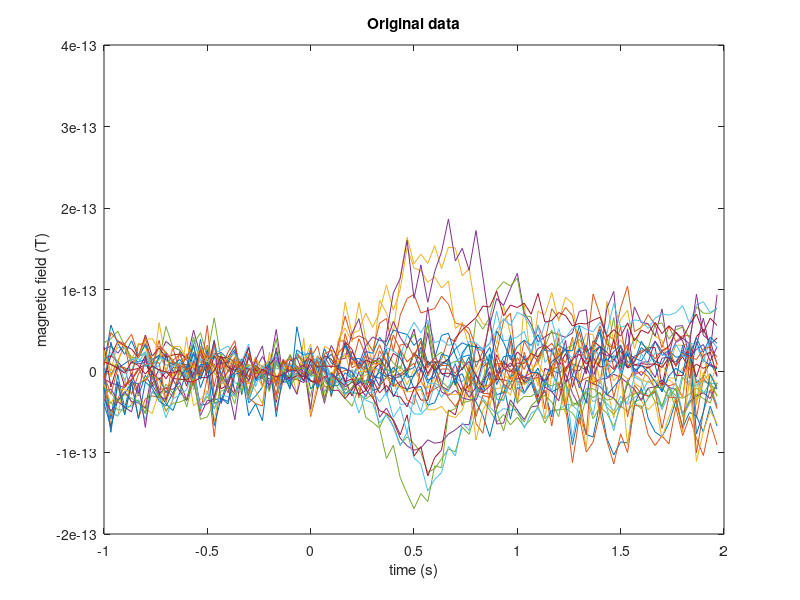
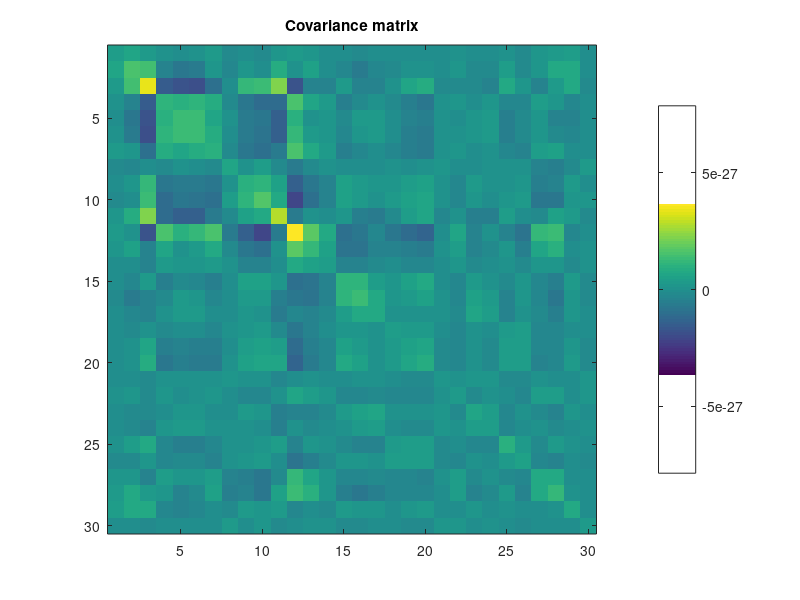
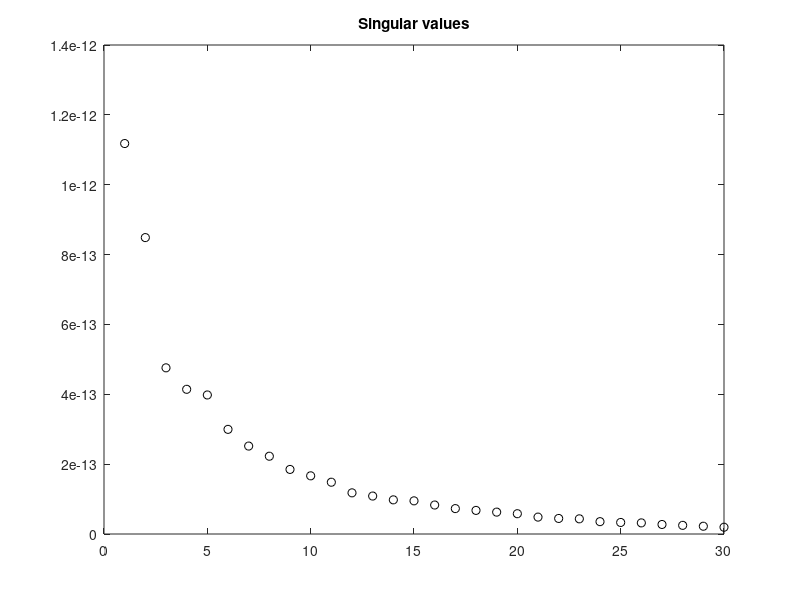
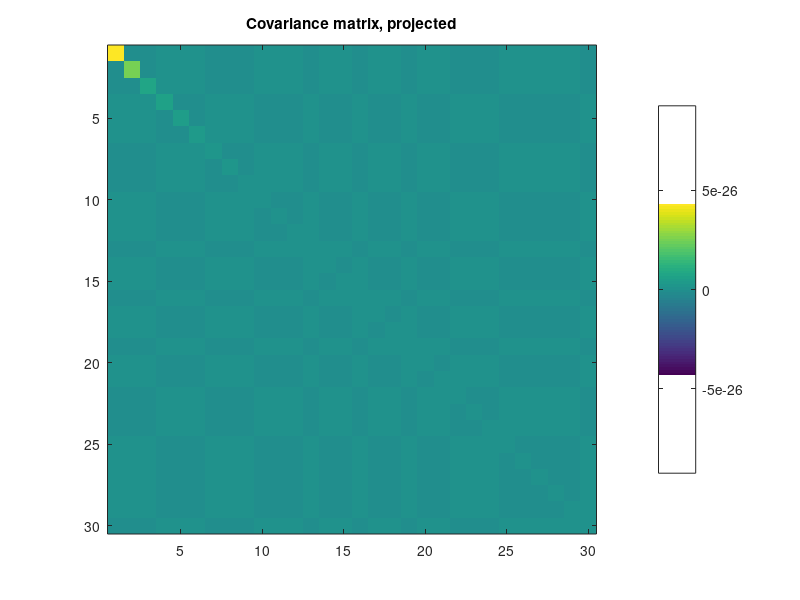

Recreate these plots in MATLAB, in order.
%% Load data
% MEG data from http://www.fieldtriptoolbox.org/tutorial/meg_language/
% This is the averaged evoked field in the 'fully incongruent' condtition
% from a single subject. 
% For the sake of simplicity only a set of 30 channels and 90 time samples
% were included. 
clearvars;
load megData.mat

%% Inspect original data
[T,C] = meshgrid(time,chan);
figure();
plot(T',A);
title('Original data');
xlabel('time (s)'); 
ylabel('magnetic field (T)');

%% Plot covariance matrix
figure();
Ca = cov(A);
imagesc(Ca);
caxis([-max(abs(Ca(:))),max(abs(Ca(:)))]);
axis square
colorbar;
title('Covariance matrix');

%% Compute SVD, plot singular values 
% Subtracting each column's mean from itself
[m,n] = size(A);
mn = mean(A);
A = A-repmat(mn,m,1);

% Compute SVD
[U,S,V] = svd(A);

% Plot singular values
figure();
plot(diag(S),'ko');
title('Singular values');

%% Compute principal component projection
Ap = U'*A;

% Plot covariance matrix after projection
Cap = cov(Ap');
figure();
imagesc(Cap(1:30,1:30));
caxis([-max(abs(Cap(:))),max(abs(Cap(:)))]);
axis square;
colorbar;
title('Covariance matrix, projected');

%% Plot variances based on singular values
figure(); imagesc((S(1:30,:)).^2)
caxis([-max(abs(S(:).^2)),max(abs(S(:).^2))]);
axis square;
colorbar;
title('Squared singular values');

%% Dimensionality reduction
% Plot original data
[T,C] = meshgrid(time,chan);
figure();
subplot(3,2,1), waterfall(T,C,A'), colormap([0,0,0]);
title('Original');
xlabel('time (s)'); 
ylabel('channels');

%% Dimensionality reduction 
% Plot low-rank approximations
for j = 1:5
    AA = U(:,1:j)*S(1:j,1:j)*V(:,1:j)';
    subplot(3,2,1+j);
    waterfall(T,C,AA');
    title(sprintf('%d component(s)',j));
    xlabel('time (s)'); 
    ylabel('channels');
    % waitforbuttonpress;
end

% Compute energy
sig = diag(S);
energy1 = sig(1)/sum(sig)
energy2 = sum(sig(1:5))/sum(sig)
